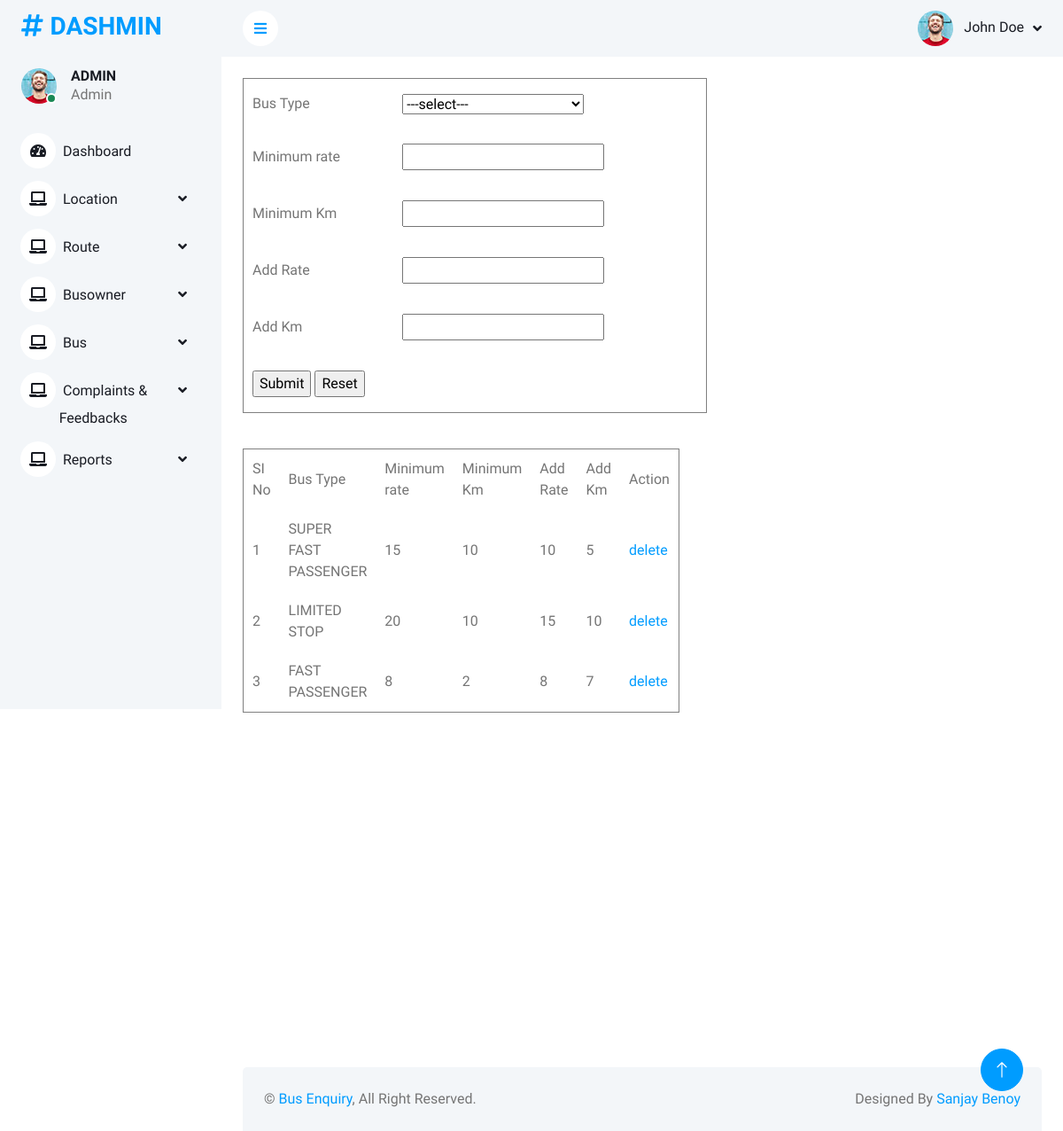
The app's page /PROJECT/ADMIN/Busrate.php (signed in) with its own data.
### tables this page shows
CREATE TABLE `tbl_busrate` (
  `busrate_id` int(11) NOT NULL,
  `bustype_id` int(11) NOT NULL,
  `busrate_minrate` int(11) NOT NULL,
  `busrate_minkm` int(11) NOT NULL,
  `busrate_addrate` int(11) NOT NULL,
  `busrate_addkm` int(11) NOT NULL
);

CREATE TABLE `tbl_bustype` (
  `bustype_id` int(11) NOT NULL,
  `bustype_name` varchar(50) NOT NULL
);

### PROJECT/ADMIN/Busrate.php (the view, shortened to what this page needs)
<!DOCTYPE html PUBLIC "-//W3C//DTD XHTML 1.0 Transitional//EN" "http://www.w3.org/TR/xhtml1/DTD/xhtml1-transitional.dtd">
<html xmlns="http://www.w3.org/1999/xhtml">
<head>
</head>
<?php
include("head.php");
include("../Assets/Connection/Connection.php");
		?>
<body>
<form id="form1" name="form1" method="post" action="">
  <table width="524" height="378" border="1" cellpadding="10">
    <tr>
      <td>Bus Type</td>
       <td><select name="sel_type" id="sel_type">
     <option value="">---select---</option>
      </select></td>
    </tr>
    <tr>
      <td>Minimum rate</td>
      <td><input type="text" name="txt_minrate" id="txt_minrate" /></td>
    </tr>
    <tr>
      <td>Minimum Km</td>
      <td><input type="text" name="txt_minkm" id="txt_minkm" /></td>
    </tr>
    <tr>
      <td>Add Rate</td>
      <td><input type="text" name="txt_addrate" id="txt_addrate" /></td>
    </tr>
    <tr>
      <td>Add Km</td>
      <td><input type="text" name="txt_addkm" id="txt_addkm" /></td>
    </tr>
    <tr>
      <td colspan="2"><input type="submit" name="btn_submit" id="btn_submit" value="Submit" /> <input type="reset" name="btn_reset"
       id="button" value="Reset" /></td>
    </tr>
  </table>
  <p>&nbsp;</p>
  <table width="480" border="1" cellpadding="10">
    <tr>
      <td>SI No</td>
      <td>Bus Type</td>
      <td>Minimum rate</td>
      <td>Minimum Km</td>
      <td>Add Rate</td>
      <td>Add Km</td>
      <td>Action</td>
    </tr>
     <?php
  $selqry="select * from tbl_busrate b inner join tbl_bustype c on b.bustype_id=c.bustype_id";
  $row=$con->query($selqry);
  $i=0;
  while($result=$row->fetch_assoc())
  {
	  $i++;
	  ?>
  <tr>
   <td><?php echo $i;?></td>
   <td><?php echo $result["bustype_name"];?></td>
   <td><?php echo $result["busrate_minrate"];?></td>
   <td><?php echo $result["busrate_minkm"];?></td>
   <td><?php echo $result["busrate_addrate"];?></td>
   <td><?php echo $result["busrate_addkm"];?></td>
   <td><a href="Busrate.php?did=<?php echo $result["busrate_id"]?>">delete</a></td>
  </tr>
  <?php
 }
  ?>
  </table>
  <p>&nbsp;</p>
</form>
</body>
<?php
include("Foot.php");
?>
</html>

### PROJECT/Assets/Connection/connection.php (shortened to what this page needs)
<!DOCTYPE html PUBLIC "-//W3C//DTD XHTML 1.0 Transitional//EN" "http://www.w3.org/TR/xhtml1/DTD/xhtml1-transitional.dtd">
<html xmlns="http://www.w3.org/1999/xhtml">
<head>
</head>
<body>
</body>
</html>

### PROJECT/ADMIN/Head.php (shortened to what this page needs)
<?php
include("../Assets/Connection/Connection.php");
?>
<!DOCTYPE html PUBLIC "-//W3C//DTD XHTML 1.0 Transitional//EN" "http://www.w3.org/TR/xhtml1/DTD/xhtml1-transitional.dtd">
<html xmlns="http://www.w3.org/1999/xhtml">
<head>
    <link href="https://cdnjs.cloudflare.com/ajax/libs/font-awesome/5.10.0/css/all.min.css" rel="stylesheet">
    <link href="https://cdn.jsdelivr.net/npm/bootstrap-icons@1.4.1/font/bootstrap-icons.css" rel="stylesheet">
    <link href="lib/owlcarousel/assets/owl.carousel.min.css" rel="stylesheet">
    <link href="lib/tempusdominus/css/tempusdominus-bootstrap-4.min.css" rel="stylesheet" />
    <link href="css/bootstrap.min.css" rel="stylesheet">
    <link href="css/style.css" rel="stylesheet">
</head>
<body>
 <div class="container-xxl position-relative bg-white d-flex p-0">
        <div class="sidebar pe-4 pb-3">
            <nav class="navbar bg-light navbar-light">
                <a href="index.html" class="navbar-brand mx-4 mb-3">
                    <h3 class="text-primary"><i class="fa fa-hashtag me-2"></i>DASHMIN</h3>
                </a>
                <div class="d-flex align-items-center ms-4 mb-4">
                    <div class="position-relative">
                        <img class="rounded-circle" src="img/user.jpg" alt="" style="width: 40px; height: 40px;">
                        <div class="bg-success rounded-circle border border-2 border-white position-absolute end-0 bottom-0 p-1"></div>
                    </div>
                    <div class="ms-3">
                        <h6 class="mb-0">ADMIN</h6>
                        <span>Admin</span>
                    </div>
                </div>
                <div class="navbar-nav w-100">
                    <a href="AdHomePage.php" class="nav-item nav-link"><i class="fa fa-tachometer-alt me-2"></i>Dashboard</a>
                    <div class="nav-item dropdown">
                        <a href="#" class="nav-link dropdown-toggle" data-bs-toggle="dropdown"><i class="fa fa-laptop me-2"></i>Location</a>
                    </div>
                    <div class="nav-item dropdown">
                        <a href="#" class="nav-link dropdown-toggle" data-bs-toggle="dropdown"><i class="fa fa-laptop me-2"></i>Route</a>
                    </div>
                     <div class="nav-item dropdown">
                        <a href="#" class="nav-link dropdown-toggle" data-bs-toggle="dropdown"><i class="fa fa-laptop me-2"></i>Busowner</a>
                    </div>
                    <div class="nav-item dropdown">
                        <a href="#" class="nav-link dropdown-toggle" data-bs-toggle="dropdown"><i class="fa fa-laptop me-2"></i>Bus</a>
                    </div>
                    <div class="nav-item dropdown">
                        <a href="#" class="nav-link dropdown-toggle" data-bs-toggle="dropdown"><i class="fa fa-laptop me-2"></i>Complaints & <br />&nbsp&nbsp&nbsp&nbsp&nbsp&nbsp&nbsp&nbsp&nbsp&nbsp&nbspFeedbacks</a>
                    </div>
                    <div class="nav-item dropdown">
                        <a href="#" class="nav-link dropdown-toggle" data-bs-toggle="dropdown"><i class="fa fa-laptop me-2"></i>Reports</a>
                    </div>
                </div>
            </nav>
        </div>
        <div class="content">
            <nav class="navbar navbar-expand bg-light navbar-light sticky-top px-4 py-0">
                <a href="#" class="sidebar-toggler flex-shrink-0">
                    <i class="fa fa-bars"></i>
                </a>
                <div class="navbar-nav align-items-center ms-auto">
                    <div class="nav-item dropdown">
                        <a href="#" class="nav-link dropdown-toggle" data-bs-toggle="dropdown">
                            <img class="rounded-circle me-lg-2" src="img/user.jpg" alt="" style="width: 40px; height: 40px;">
                            <span class="d-none d-lg-inline-flex">John Doe</span>
                        </a>
                    </div>
                </div>
            </nav>
            <div class="container-fluid pt-4 px-4" style="z-index:1">
</body>
</html>

### PROJECT/ADMIN/foot.php (shortened to what this page needs)
<!DOCTYPE html PUBLIC "-//W3C//DTD XHTML 1.0 Transitional//EN" "http://www.w3.org/TR/xhtml1/DTD/xhtml1-transitional.dtd">
<html xmlns="http://www.w3.org/1999/xhtml">
<head>
</head>
<body>
            <br /><br /><br /><br /><br /><br /><br /><br /><br /><br /><br /><br /><br /><br />
            <div class="container-fluid pt-4 px-4">
                <div class="bg-light rounded-top p-4">
                    <div class="row">
                        <div class="col-12 col-sm-6 text-center text-sm-start">
                            &copy; <a href="#">Bus Enquiry</a>, All Right Reserved.
                        </div>
                        <div class="col-12 col-sm-6 text-center text-sm-end">
                            Designed By <a href="https://htmlcodex.com">Sanjay Benoy</a>
                        </div>
                    </div>
                </div>
            </div>
        <a href="#" class="btn btn-lg btn-primary btn-lg-square back-to-top"><i class="bi bi-arrow-up"></i></a>
</body>
</html>

### PROJECT/ADMIN/css/style.css (style rules this page uses)
:root { --primary: #009CFF; --light: #F3F6F9; --dark: #191C24; }
.back-to-top { position: fixed; display: none; right: 45px; bottom: 45px; z-index: 99; }
.btn { transition: .5s; }
.btn.btn-primary { color: #FFFFFF; }
.btn-lg-square { width: 48px; height: 48px; }
.btn-square, .btn-sm-square, .btn-lg-square { padding: 0; display: inline-flex; align-items: center; justify-content: center; font-weight: normal; border-radius: 50px; }
.sidebar { position: fixed; top: 0; left: 0; bottom: 0; width: 250px; height: 100vh; overflow-y: auto; background: var(--light); transition: 0.5s; z-index: 999; }
.content { margin-left: 250px; min-height: 100vh; background: #FFFFFF; transition: 0.5s; }
@media (min-width: 992px) { .sidebar { margin-left: 0; } }
@media (min-width: 992px) { .content { width: calc(100% - 250px); } }
.sidebar .navbar .navbar-nav .nav-link { padding: 7px 20px; color: var(--dark); font-weight: 500; border-left: 3px solid var(--light); border-radius: 0 30px 30px 0; outline: none; }
.sidebar .navbar .navbar-nav .nav-link i { width: 40px; height: 40px; display: inline-flex; align-items: center; justify-content: center; background: #FFFFFF; border-radius: 40px; }
.sidebar .navbar .dropdown-toggle::after { position: absolute; top: 15px; right: 15px; border: none; content: "\f107"; font-family: "Font Awesome 5 Free"; font-weight: 900; transition: .5s; }
.content .navbar .navbar-nav .nav-link { margin-left: 25px; padding: 12px 0; color: var(--dark); outline: none; }
.content .navbar .sidebar-toggler, .content .navbar .navbar-nav .nav-link i { width: 40px; height: 40px; display: inline-flex; align-items: center; justify-content: center; background: #FFFFFF; border-radius: 40px; }
.content .navbar .dropdown-toggle::after { margin-left: 6px; vertical-align: middle; border: none; content: "\f107"; font-family: "Font Awesome 5 Free"; font-weight: 900; transition: .5s; }

### records on screen
tbl_busrate: bustype.bustype_name "SUPER FAST PASSENGER", busrate_minrate "15", busrate_minkm "10", busrate_addrate "10", busrate_addkm "5"
tbl_busrate: bustype.bustype_name "LIMITED STOP", busrate_minrate "20", busrate_minkm "10", busrate_addrate "15", busrate_addkm "10"
tbl_busrate: bustype.bustype_name "FAST PASSENGER", busrate_minrate "8", busrate_minkm "2", busrate_addrate "8", busrate_addkm "7"
